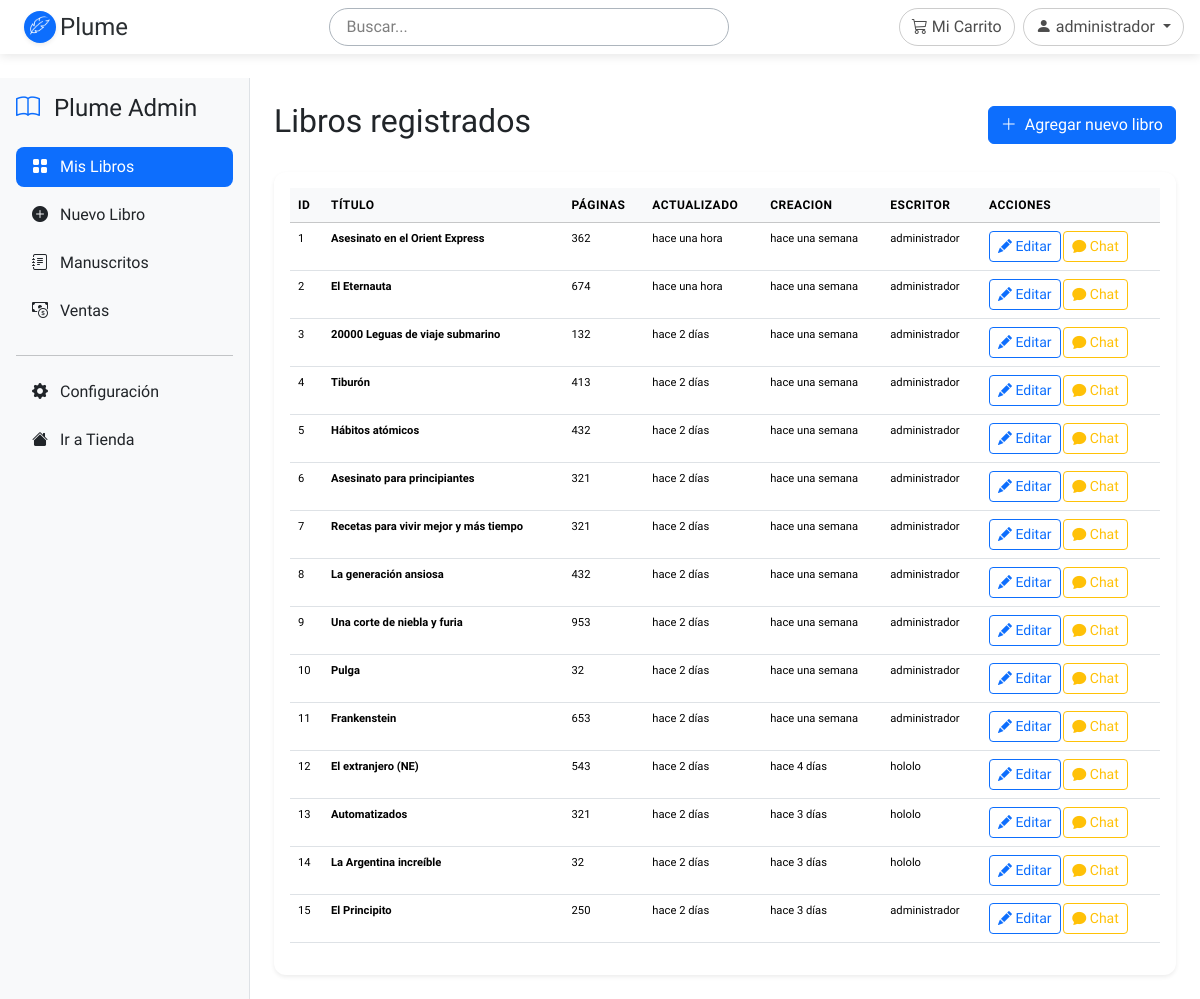
Page /admin (signed in) on the earlier database version.
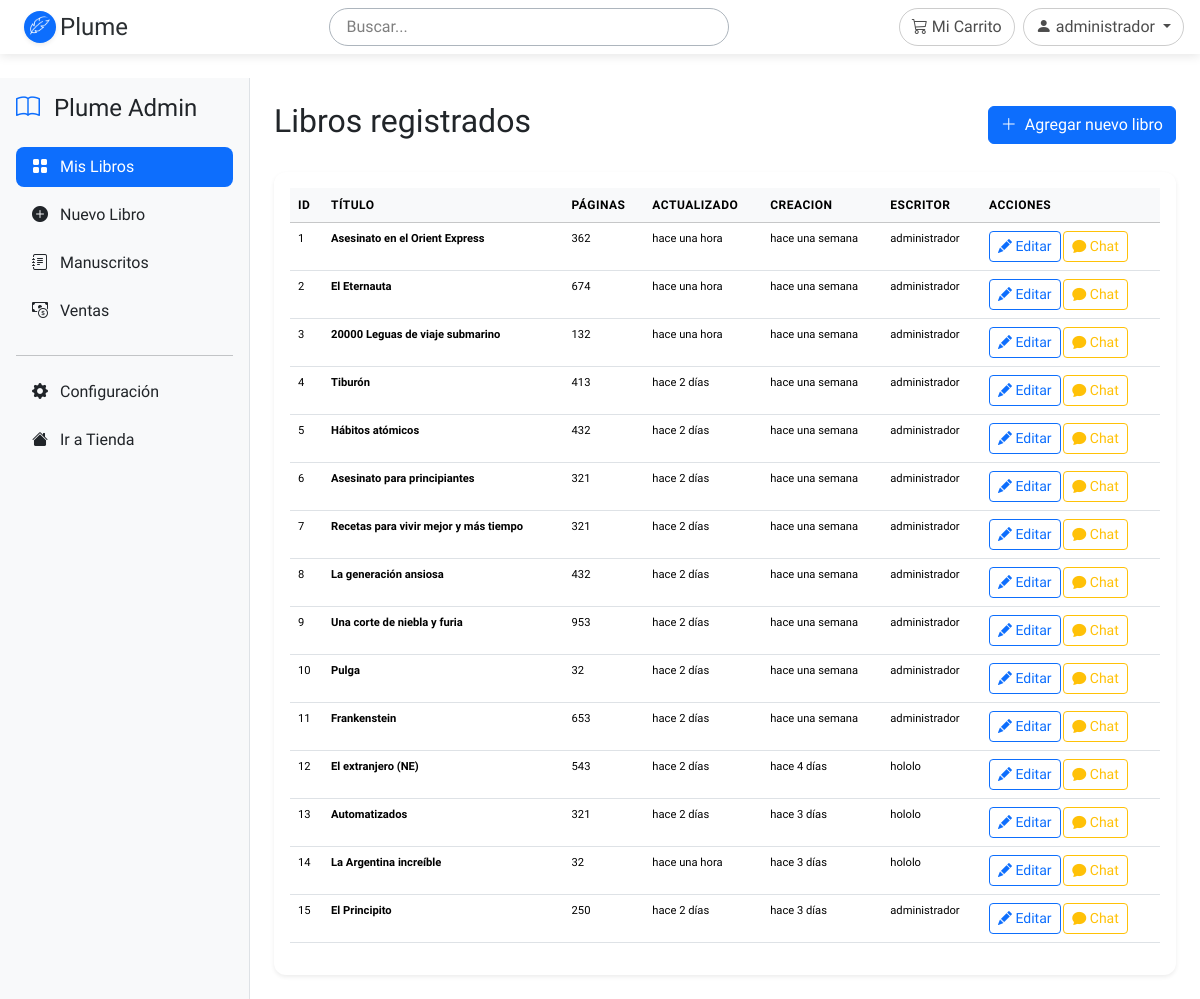
Same page on the later database version.
### app/models/models.py (models this page shows, shortened)
class User(UserMixin, database.Model):
    __tablename__ = 'users'
    id = database.Column(database.Integer, primary_key=True)
    name = database.Column(database.String(100), nullable=False)
    password_hash = database.Column(database.String(255), nullable=False)
    email = database.Column(database.String(50), nullable=False, unique=True)
    type = database.Column(database.String(50), nullable=False, default='user') # writer, editor, user
    created_at = database.Column(database.DateTime, default=database.func.now())

class Book(database.Model):
    __tablename__ = 'books'
    id = database.Column(database.Integer, primary_key=True)
    title = database.Column(database.String(100), nullable=False, default='Libro')
    description = database.Column(database.Text, nullable=True)
    genre = database.Column(database.String(20), nullable=False)
    pages = database.Column(database.Integer, nullable=True)
    price = database.Column(database.Float, default=15000.0)
    cover_url = database.Column(database.String(200), nullable=True)
    status = database.Column(database.String(50), default='pendiente')  # pendiente, revision, aprobado, publicado, rechazado
    published_books = database.Column(database.Integer, nullable=True)
    profit_percentage = database.Column(database.Double, nullable=True)
    author_id = database.Column(database.Integer, database.ForeignKey('users.id'))
    author = database.relationship('User', backref='books')
    publish_date = database.Column(database.DateTime, default=database.func.now())
    last_update = database.Column(database.DateTime, default=database.func.now(), onupdate=database.func.now())

### app/blueprints/admin/routes.py (the view)
@admin.route("/admin")
@login_required
def dashboard():
    if current_user.type == 'escritor':
        books = Book.query.filter_by(author_id=current_user.id).all()
    elif current_user.type == 'editor':
        books = Book.query.all()
    return render_template("admin/dashboard.html", books = books)

### run.py (called while the page is built)
@app.template_filter('humanize')
def humanize_date(date):
    if date is None:
        return ''
    return arrow.get(date).humanize(locale='es')

### app/templates/admin/dashboard.html (shortened to what this page needs)
{% extends "base.html" %}
{% block content %}
<div class="d-flex">
    {% include 'components/admin_panel.html' %}
    <div class="flex-grow-1 p-4">
        <div class="d-flex justify-content-between align-items-center mb-4">
            <h2>Libros registrados</h2>
            <a href="{{ url_for('admin.create') }}" class="btn btn-primary">
                <i class="bi bi-plus-lg me-1"></i>
                Agregar nuevo libro
            </a>
        </div>
        <div class="card shadow-sm">
            <div class="card-body">
                <table class="table table-hover">
                    <thead class="table-light">
                        <tr>
                            <th>ID</th>
                            <th>Título</th>
                            <th>Páginas</th>
                            <th>Actualizado</th>
                            <th>Creacion</th>
                            {% if current_user.type == 'editor' %}
                            <th>Escritor</th>
                            {% endif %}
                            <th>Acciones</th>
                        </tr>
                    </thead>
                    <tbody>
                        {% if books %}
                            {% for b in books %}
                            <tr>
                                <td>{{ b.id }}</td>
                                <td><strong>{{ b.title }}</strong></td>
                                <td>{{ b.pages }}</td>
                                <td>{{ b.last_update|humanize }}</td>
                                <td>{{ b.publish_date|humanize }}</td>
                                {% if current_user.type == 'editor' %}
                                <td>{{ b.author.name }}</td>
                                {% endif %}
                                <td>
                                    <a href="{{ url_for('admin.edit', id=b.id) }}" class="btn btn-sm btn-outline-primary">
                                        <i class="bi bi-pencil-fill"></i>
                                        Editar
                                    </a>
                                    <form action="{{ url_for('admin.dashboard', id=b.id) }}" method="POST" style="display: inline;">
                                        <button type="submit" class="btn btn-sm btn-outline-warning">
                                            <i class="bi bi-chat-fill"></i>
                                            Chat
                                        </button>
                                    </form>
                                </td>
                            </tr>
                            {% endfor %}
                        {% endif %}
                    </tbody>
                </table>
            </div>
        </div>
    </div>
</div>
{% endblock %}

### app/templates/base.html (shortened to what this page needs)
<!DOCTYPE html>
<html lang="es">
<head>
    <link href="https://cdn.jsdelivr.net/npm/bootstrap@5.3.2/dist/css/bootstrap.min.css" rel="stylesheet">
    <link rel="stylesheet" href="https://cdn.jsdelivr.net/npm/bootstrap-icons@1.11.1/font/bootstrap-icons.css">
    <link href="{{ url_for('static', filename='css/custom.css') }}" rel="stylesheet">
</head>
<body>
    {% include 'components/header.html' %}
    <main class="">
        {% block content %}{% endblock %}
    </main>
</body>
</html>

### app/templates/components/header.html (shortened to what this page needs)
<header id="mainHeader" class="position-relative py-2 mb-1 px-3 bg-transparent" style="z-index: 9999;">
    <div class="d-flex align-items-center justify-content-between">
        <a href="/" class="d-flex align-items-center px-2 text-decoration-none rounded-pill">
            <div class="me-1">
                {% include 'components/plumeIcon.html' %}
            </div>
            <span class="fs-4 text-secondary-emphasis">Plume</span>
        </a>
        <div class="d-none d-lg-flex align-items-center flex-grow-1 justify-content-between ms-4">
            <form class="d-flex mx-auto flex-grow-1 justify-content-center" role="search"
                  action="" method="get" style="max-width: 400px;">
                <input class="form-control rounded-pill border border-dark-subtle bg-transparent px-3"
                       type="search"
                       placeholder="Buscar..."
                       aria-label="Search"
                       name="q">
            </form>
            <div class="d-flex align-items-center gap-2">
                {% if current_user.is_authenticated %}
                <a href="{{ url_for('shop.cart') }}" class="btn btn-outline-secondary rounded-pill">
                    <i class="bi bi-cart3"></i>
                    <span>Mi Carrito</span>
                </a>
                {% endif %}
                {% if current_user.is_authenticated %}
                <div class="dropdown">
                    <button class="btn btn-outline-secondary rounded-pill dropdown-toggle" type="button" id="userDropdown" data-bs-toggle="dropdown">
                        <i class="bi bi-person-fill"></i>
                        {{ current_user.name }}
                    </button>
                </div>
                {% else %}
                <a href="{{ url_for('auth.login') }}" class="btn btn-outline-secondary rounded-pill">
                    Iniciar Sesión
                </a>
                {% endif %}
            </div>
        </div>
    </div>
</header>

### app/templates/components/plumeIcon.html
<img src="{{ url_for('static', filename='img/plume_icon.png') }}" class="rounded-circle bg-primary shadow-sm p-1" style="width: 32px; height: 32px;" alt="Plume Icon">

### app/templates/components/admin_panel.html (shortened to what this page needs)
<div class="sidebar bg-light border-end p-3" style="width: 250px; min-height: 100vh;">
    <h4 class="mb-4 text-dark">
        <i class="bi bi-book me-2 text-primary"></i>
        Plume Admin
    </h4>
    <ul class="nav flex-column">
        <li class="nav-item mb-2">
            <a href="{{ url_for('admin.dashboard') }}"
               class="nav-link text-dark {{ 'active' if request.endpoint == 'admin.dashboard' else '' }}">
                <i class="bi bi-grid-fill me-2"></i>
                Mis Libros
            </a>
        </li>
        <li class="nav-item mb-2">
            <a href="{{ url_for('admin.create') }}"
               class="nav-link text-dark {{ 'active' if request.endpoint == 'admin.create' else '' }}">
                <i class="bi bi-plus-circle-fill me-2"></i>
                Nuevo Libro
            </a>
        </li>
        <li class="nav-item mb-2">
            <a href="#" class="nav-link text-dark">
                <i class="bi bi-journal-text me-2"></i>
                Manuscritos
            </a>
        </li>
        <li class="nav-item mb-2">
            <a href="#" class="nav-link text-dark">
                <i class="bi bi-cash-coin me-2"></i>
                Ventas
            </a>
        </li>
    </ul>
    <hr>
    <ul class="nav flex-column">
        <li class="nav-item mb-2">
            <a href="#" class="nav-link text-dark">
                <i class="bi bi-gear-fill me-2"></i>
                Configuración
            </a>
        </li>
        <li class="nav-item">
            <a href="{{ url_for('shop.index') }}"
               class="nav-link text-dark {{ 'active' if request.endpoint == 'shop.index' else '' }}">
                <i class="bi bi-house-fill me-2"></i>
                Ir a Tienda
            </a>
        </li>
    </ul>
</div>

### app/static/css/custom.css (style rules this page uses)
:root { --bs-body-font-family: 'Lexend', sans-serif; }
body { font-family: 'Lexend', sans-serif !important; background: transparent !important; }
h1,h2,h3,h4,h5,h6, .display-1,.display-2,.display-3,.display-4 { font-family: 'Lexend', sans-serif !important; }

### app/templates/components/header.html (style rules this page uses)
#mainHeader { top: 0; z-index: 1000; box-shadow: 0 2px 10px rgba(0, 0, 0, 0.1); transition: background-color 0.3s ease, box-shadow 0.3s ease; }
.form-control::placeholder { color: rgba(0, 0, 0, 0.5); }
.btn-outline-secondary { border-color: rgba(0, 0, 0, 0.2); color: rgba(0, 0, 0, 0.7); transition: all 0.3s ease; }

### app/templates/components/admin_panel.html (style rules this page uses)
.sidebar .nav-link { border-radius: 8px; transition: background-color 0.3s ease, color 0.3s ease; }
.sidebar .nav-link.active { background-color: var(--bs-primary); color: white !important; }

### app/templates/admin/dashboard.html (style rules this page uses)
.card { border: none; border-radius: 12px; }
.table th { font-weight: 600; text-transform: uppercase; font-size: 0.75rem; letter-spacing: 0.5px; }
.table tr { font-size: 0.7rem; }

Differences in the rows shown:
changed Book "20000 Leguas de viaje submarino": last_update "hace 2 días" → "hace una hora"
changed Book "La Argentina increíble": last_update "hace 2 días" → "hace una hora"
